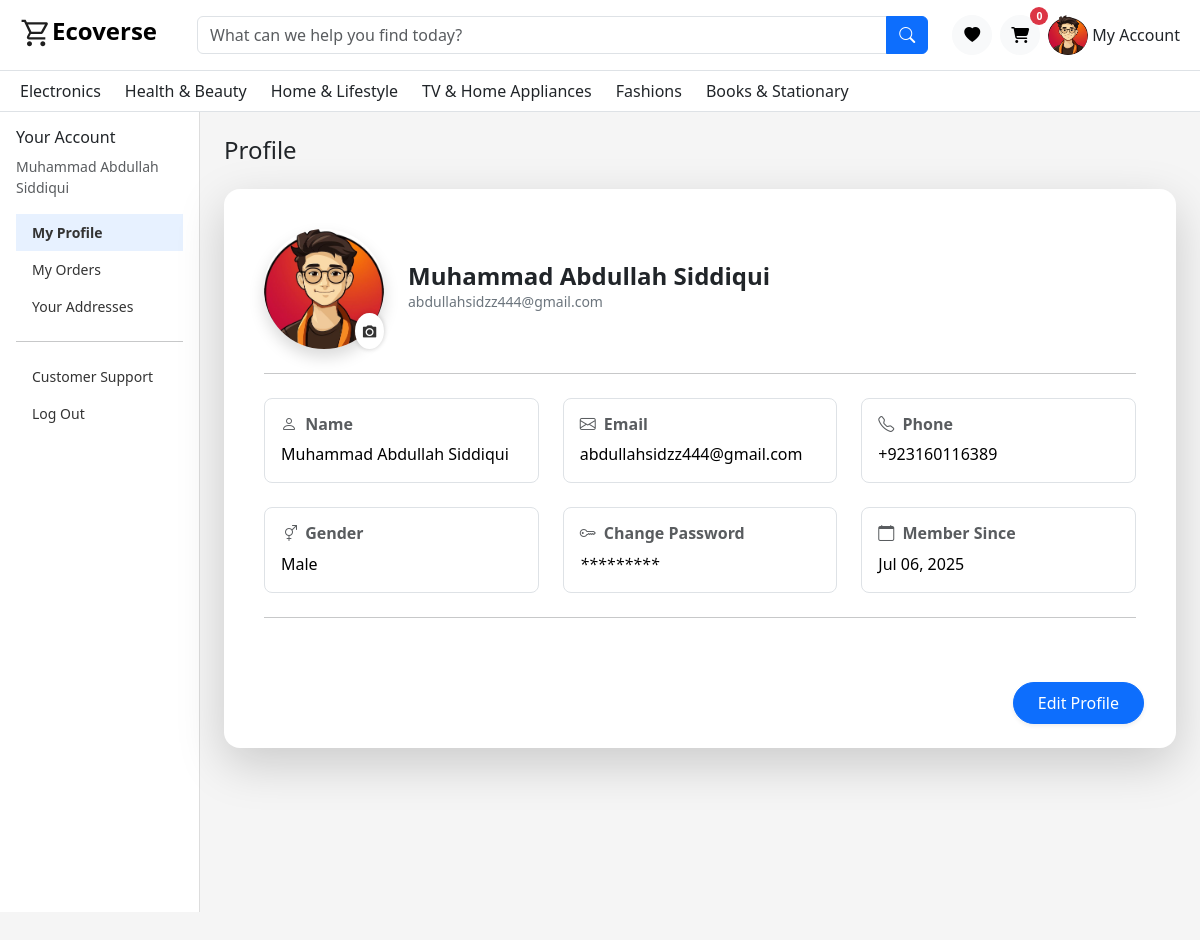
Screenshot of /Client/homeprofile.php?success=false (signed in) with the database file from the repository.
### tables this page shows
CREATE TABLE `users` (
  `id` int(11) NOT NULL,
  `name` varchar(100) NOT NULL,
  `email` varchar(100) NOT NULL,
  `password` varchar(255) NOT NULL,
  `phone` varchar(20) DEFAULT NULL,
  `role` enum('user','admin') DEFAULT 'user',
  `status` enum('active','inactive') DEFAULT 'active',
  `created_at` datetime DEFAULT current_timestamp(),
  `updated_at` datetime DEFAULT current_timestamp() ON UPDATE current_timestamp(),
  `user_profile` varchar(255) NOT NULL DEFAULT '',
  `gender` enum('male','female') DEFAULT 'male',
  `email_token` varchar(255) DEFAULT NULL,
  `token_expiry` datetime DEFAULT NULL
);

CREATE TABLE `categories` (
  `id` int(11) NOT NULL,
  `name` varchar(100) NOT NULL
);

### Client/homeprofile.php (the view, shortened to what this page needs)
<?php
include './includes/Navbar.php';
include("../Server/Admin-Panel/config/db.php");
$user_id = $_SESSION['user_id'];
?>
<link href="https://cdn.jsdelivr.net/npm/bootstrap@5.3.3/dist/css/bootstrap.min.css" rel="stylesheet" />
<link href="https://cdnjs.cloudflare.com/ajax/libs/font-awesome/6.5.0/css/all.min.css" rel="stylesheet" />
<div class="container-fluid">
  <div class="row">
    <?php
    $sql = "SELECT * FROM users WHERE id = $user_id";
    $result = $conn->query($sql);
    if ($row = $result->fetch_assoc()) {
    ?>
      <div id="sidebar_mob"  class="col-12 col-md-3 col-lg-2 sidebar p-0">
        <div  class="p-3">
          <h6>Your Account</h6>
          <small class="text-muted d-block mb-3"><?= htmlspecialchars($row['name']) ?></small>
          <a href="./homeprofile.php" id="Home" class="active">My Profile</a>
          <a href="./Profile.php" id='myorders'>My Orders</a>
          <a href="#">Your Addresses</a>
          <hr />
          <a href="./customer_support.php">Customer Support</a>
          <a href="./logout.php">Log Out</a>
        </div>
      </div>
    <?php
    }
    ?>
    <div class="col-md-9 col-lg-10 p-4">
      <h4 class="mb-4">Profile</h4>
      <div class="card shadow-lg border-0 rounded-4 mt-4 p-4 bg-white">
        <?php
        $sql = "SELECT users.name, users.gender , users.password as pass , users.id AS user_id, users.role, users.status, users.email, users.created_at,
        users.phone, addresses.city, addresses.country, addresses.address_line1 AS address, users.user_profile as user_profile
        FROM users
        LEFT JOIN addresses ON users.id = addresses.user_id
        WHERE users.id = $user_id";
        $result = $conn->query($sql);
        if ($row = $result->fetch_assoc()) {
        ?>
          <div class="card-body">
            <div class="d-flex flex-column flex-sm-row align-items-center text-center text-sm-start gap-4 mb-4">
              <div>
                <form method="POST" enctype="multipart/form-data" id="profileForm">
                  <div class="profile-picture-wrapper" style="position: relative; width: 120px; height: 120px;">
                    <img
                      src="<?= empty($row['user_profile']) ? './Assets/Images/user.png' : '../Server/uploads/' . $row['user_profile'] ?>"
                      alt="User Avatar"
                      class="rounded-circle img-fluid shadow"
                      style="width: 120px; height: 120px; object-fit: cover;"
                      id="profile-preview">
                    <label for="profile-image-home" class="camera-icon  btn"
                      style="position: absolute; bottom: 0; right: 0; background: #fff; border-radius: 50%; cursor: pointer; padding: 5px;">
                      <i class="ri-camera-fill"></i>
                    </label>
                  </div>
                </form>
              </div>
              <div>
                <h4 class="fw-bold mb-0"><?= htmlspecialchars($row['name']) ?></h4>
                <p class="text-secondary small mb-1"><?= htmlspecialchars($row['email']) ?></p>
              </div>
            </div>
            <hr class="my-4">
            <div class="row g-4  " id='user_information'>
              <div class="col-12 col-md-4">
                <div class="p-3 border rounded-3 h-100">
                  <h6 class="text-muted fw-semibold mb-2">
                    <i class="bi bi-person me-1"></i> Name
                  </h6>
                  <p class="mb-0 <?= empty($row['name']) ? 'text-muted fst-italic' : 'text-black' ?>">
                    <?= empty($row['name']) ? 'No name provided' : htmlspecialchars($row['name']) ?>
                  </p>
                </div>
              </div>
              <div class="col-12 col-md-4">
                <div class="p-3 border rounded-3 h-100">
                  <h6 class="text-muted fw-semibold mb-2">
                    <i class="bi bi-envelope me-1"></i> Email
                  </h6>
                  <p class="mb-0 <?= empty($row['email']) ? 'text-muted fst-italic' : 'text-black' ?>">
                    <?= empty($row['email']) ? 'No email provided' : htmlspecialchars($row['email']) ?>
                  </p>
                </div>
              </div>
              <div class="col-12 col-md-4">
                <div class="p-3 border rounded-3 h-100">
                  <h6 class="text-muted fw-semibold mb-2">
                    <i class="bi bi-telephone me-1"></i> Phone
                  </h6>
                  <p class="mb-0 <?= empty($row['phone']) ? 'text-muted fst-italic' : 'text-black' ?>">
                    <?= empty($row['phone']) ? 'No phone number provided' : htmlspecialchars($row['phone']) ?>
                  </p>
                </div>
              </div>
              <div class="col-12 col-md-4">
                <div class="p-3 border rounded-3 h-100">
                  <h6 class="text-muted fw-semibold mb-2">
                    <i class="bi bi-gender-ambiguous me-1"></i> Gender
                  </h6>
                  <p class="mb-0 <?= empty($row['gender']) ? 'text-muted fst-italic' : 'text-black' ?>">
                    <?= empty($row['gender']) ? 'Not specified' : htmlspecialchars(ucfirst($row['gender'])) ?>
                  </p>
                </div>
              </div>
              <div id="change_password" class="col-12 col-md-4 cursor-pointer">
                <div class="p-3 border rounded-3 h-100">
                  <h6 class="text-muted fw-semibold mb-2">
                    <i class="bi bi-key me-1"></i> Change Password
                  </h6>
                  <p class="mb-0 text-black fst-italic">
                    *********
                  </p>
                </div>
              </div>
              <div class="col-12 col-md-4">
                <div class="p-3 border rounded-3 h-100">
                  <h6 class="text-muted fw-semibold mb-2">
                    <i class="bi bi-calendar me-1"></i> Member Since
                  </h6>
                  <p class="mb-0 text-black">
                    <?= htmlspecialchars(date('M d, Y', strtotime($row['created_at']))) ?>
                  </p>
                </div>
              </div>
            </div>
            <hr class="my-4">
          </div>
          <div class="text-center text-md-end mt-4">
            <a id="editbtn" class="btn btn-primary px-4 py-2 rounded-pill shadow-sm me-2">Edit Profile</a>
          </div>
      </div>
    <?php
        } else {
          echo '<div class="card-body text-center text-muted">User data not found.</div>';
        }
    ?>
    </div>
  </div>
</div>

### Client/includes/Navbar.php (shortened to what this page needs)
<?php
 include("../Server/Admin-Panel/config/db.php");
 if (isset($_SESSION['user_id'])) {
   $user_id = $_SESSION['user_id'];
   $sql = "SELECT * FROM users WHERE id = $user_id ";
   $result = $conn->query($sql);
   if ($row = $result->fetch_assoc()) {
     $profile = $row['user_profile'];
   }
 }
 ?>
<nav class="navbar navbar-expand-lg bg-white border-bottom py-2  navbar_desktop  ">
  <div class="container-fluid mx-2">
    <a class="navbar-brand d-flex align-items-start fs-4" href="./index.php">
      <strong class="mb-2"><img height="32px" src="./Assets/Images/shopping_cart_37dp_1F1F1F_FILL0_wght400_GRAD0_opsz40.svg" alt="">Ecoverse</strong>
    </a>
    <form autocomplete="off" class="d-flex flex-grow-1 mx-4 position-relative" role="search" id="searchForm">
      <div class="input-group flex-grow-1">
        <input
          class="form-control search-box searchInput"
          type="search"
          placeholder="What can we help you find today?"
          oninput="searchFunc(this.value)" />
        <button id="search-btn" class="btn btn-primary " type="submit">
          <i class="bi bi-search"></i>
        </button>
      </div>
    </form>
    <div class="d-flex align-items-center gap-2">
      <a href="#"
        class="btn btn-light rounded-circle p-0 d-flex align-items-center justify-content-center position-relative"
        style="width: 40px; height: 40px;">
        <i class="	bi bi-heart-fill"></i>
      </a>
      <a onclick="checkauth('cart')"
        class="btn btn-light rounded-circle p-0 d-flex align-items-center justify-content-center position-relative"
        style="width: 40px; height: 40px;">
        <i class="fas fa-cart-shopping"></i>
        <span
          class="position-absolute top-0 start-100 translate-middle badge bg-danger rounded-circle d-flex align-items-center justify-content-center " id='cartCount'
          style="width: 18px; height: 18px; font-size: 0.65rem;">
         <?= isset($_SESSION['cart']) ? count($_SESSION['cart']) : 0; ?>
        </span>
      </a>
      <div class="dropdown">
        <a class="nav-link d-flex align-items-center" href="#" data-bs-toggle="dropdown">
          <img src="<?= empty($profile) ? './Assets/Images/user.png' : '../Server/uploads/' . $profile ?>" width="40" height="40" class="rounded-circle me-1">
          My Account
        </a>
      </div>
    </div>
  </div>
</nav>
<nav class="bg-white border-bottom py-2  navbar_desktop ">
  <div class="container-fluid mx-2 d-flex justify-content-between">
    <div class="d-flex gap-4 flex-wrap">
      <?php
       $sql = "SELECT * FROM categories";
       $result = $conn->query($sql);
       while ($row = $result->fetch_assoc()) {
       ?>
        <div class="dropdown">
          <a href="#" class="nav-link" data-bs-toggle="dropdown">
            <?= htmlspecialchars($row['name']) ?>
          </a>
        </div>
      <?php
       }
       ?>
    </div>
  </div>
</nav>

### Client/Assets/CSS/home.css (style rules this page uses)
.search-box { border-radius: 0; }
.nav-link { font-weight: 500; }

### Client/includes/Navbar.php (style rules this page uses)
.cursor-pointer { cursor: pointer; }
.navbar_desktop { display: flex; }

### Client/homeprofile.php (style rules this page uses)
body { background: #f5f6f8; font-weight: 500; }
.sidebar { min-height: 100vh; background: white; border-right: 1px solid #ddd; }
.sidebar a { padding: 8px 16px; display: block; color: #333; text-decoration: none; font-size: 14px; }
.sidebar a.active { background-color: #e7f1ff; font-weight: 600; }
.profile-picture-wrapper .camera-icon { position: absolute; bottom: 0; right: 0; background: #fff; color: #333; border-radius: 50%; padding: 6px; font-size: 16px; box-shadow: 0 0 5px rgba(0, 0, 0, 0.2); cursor: pointer; transition: 0.2s; }

### Client/includes/mobile-icon.php (style rules this page uses)
body { padding-bottom: 60px; }

### rows the page displays
users: user_profile (picture), name "Muhammad Abdullah Siddiqui", email "abdullahsidzz444@gmail.com", phone "+923160116389", gender "Male", created_at "Jul 06, 2025"
categories: name "Electronics"
categories: name "Health & Beauty"
categories: name "Home & Lifestyle"
categories: name "TV & Home Appliances"
categories: name "Fashions"
categories: name "Books & Stationary"
